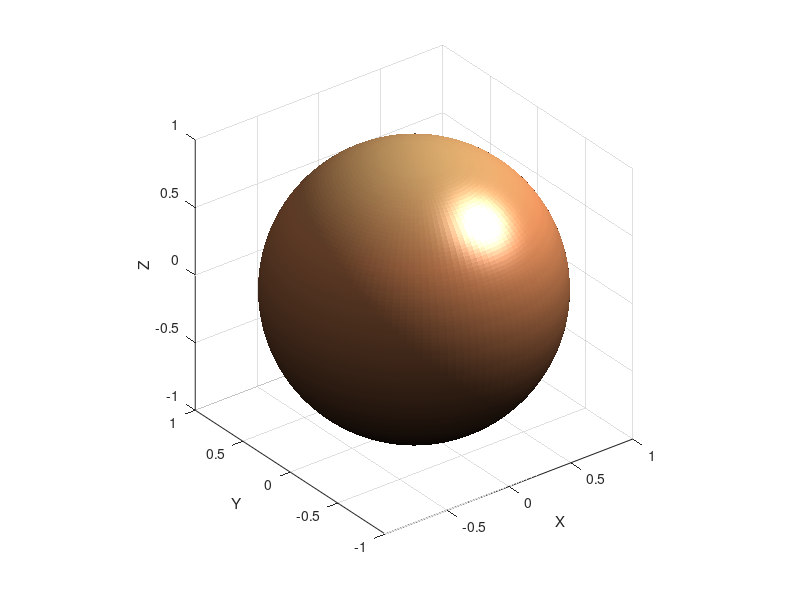

Reproduce this figure in MATLAB.
% Constructing a sphere
function main
clear
clc
close all
    facets = 120;
    [xx yy zz] = sphere(facets-1);
    surf(xx, yy, zz);
    shading interp
    colormap copper
    axis equal, axis tight
    xlabel('X')
    ylabel('Y')
    zlabel('Z')
    lightangle(60, 45)
end
